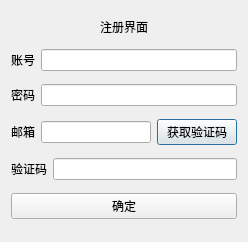
<?xml version="1.0" encoding="UTF-8"?>
<ui version="4.0">
 <class>registered</class>
 <widget class="QDialog" name="registered">
  <property name="geometry">
   <rect>
    <x>0</x>
    <y>0</y>
    <width>248</width>
    <height>242</height>
   </rect>
  </property>
  <property name="windowTitle">
   <string>Dialog</string>
  </property>
  <layout class="QVBoxLayout" name="verticalLayout">
   <item>
    <widget class="QLabel" name="label">
     <property name="sizePolicy">
      <sizepolicy hsizetype="Preferred" vsizetype="Fixed">
       <horstretch>0</horstretch>
       <verstretch>0</verstretch>
      </sizepolicy>
     </property>
     <property name="text">
      <string>注册界面</string>
     </property>
     <property name="alignment">
      <set>Qt::AlignCenter</set>
     </property>
    </widget>
   </item>
   <item>
    <layout class="QHBoxLayout" name="horizontalLayout">
     <item>
      <widget class="QLabel" name="label_2">
       <property name="text">
        <string>账号</string>
       </property>
      </widget>
     </item>
     <item>
      <widget class="QLineEdit" name="line_account"/>
     </item>
    </layout>
   </item>
   <item>
    <layout class="QHBoxLayout" name="horizontalLayout_2">
     <item>
      <widget class="QLabel" name="label_3">
       <property name="text">
        <string>密码</string>
       </property>
      </widget>
     </item>
     <item>
      <widget class="QLineEdit" name="line_password">
       <property name="echoMode">
        <enum>QLineEdit::Password</enum>
       </property>
      </widget>
     </item>
    </layout>
   </item>
   <item>
    <layout class="QHBoxLayout" name="horizontalLayout_3">
     <item>
      <widget class="QLabel" name="label_4">
       <property name="text">
        <string>邮箱</string>
       </property>
      </widget>
     </item>
     <item>
      <widget class="QLineEdit" name="line_email"/>
     </item>
     <item>
      <widget class="QPushButton" name="button_getcode">
       <property name="text">
        <string>获取验证码</string>
       </property>
      </widget>
     </item>
    </layout>
   </item>
   <item>
    <layout class="QHBoxLayout" name="horizontalLayout_4">
     <item>
      <widget class="QLabel" name="label_5">
       <property name="text">
        <string>验证码</string>
       </property>
      </widget>
     </item>
     <item>
      <widget class="QLineEdit" name="line_code"/>
     </item>
    </layout>
   </item>
   <item>
    <widget class="QPushButton" name="button_ok">
     <property name="text">
      <string>确定</string>
     </property>
    </widget>
   </item>
  </layout>
 </widget>
 <resources/>
 <connections/>
</ui>
